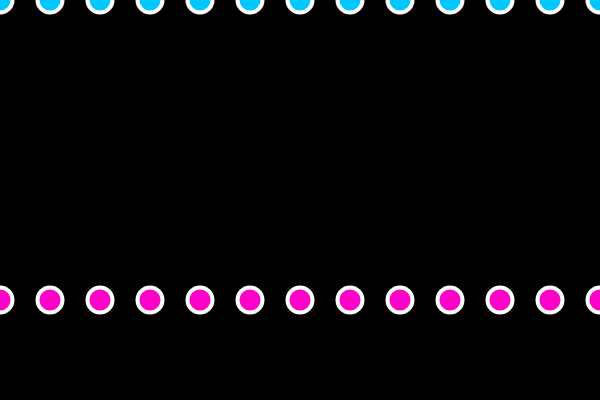
Frame 1 (no input)
Frame 60 (no input): identical to frame 1, image omitted
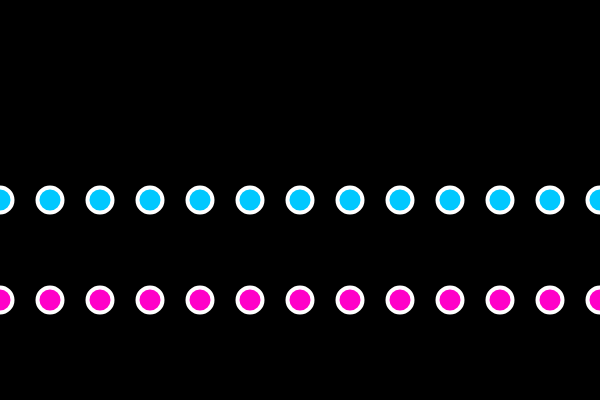
Frame 120 (the mouse pressed at the canvas centre since frame 60)

The p5.js sketch that drew these frames (run headless with seeded random() and noise() and a simulated clock; from frame 60 on, the mouse is pressed at the canvas centre):

// p5.js sketch
// ── sketch.js
// while and for Loops
// Code! Programming with p5.js
// The Coding Train / Daniel Shiffman
// https://thecodingtrain.com/beginners/p5js/4.1-while-for.html
// https://youtu.be/cnRD9o6odjk
// https://editor.p5js.org/codingtrain/sketches/1B6jhzI6

function setup() {
  createCanvas(600, 400);
}

function draw() {
  background(0);
  strokeWeight(4);
  stroke(255);

  let y = mouseY;
  let x = 0;
  while (x <= width) {
    fill(0, 200, 255);
    ellipse(x, y, 25, 25);
    x = x + 50;
  }

  for (let x = 0; x <= width; x += 50) {
    fill(255, 0, 200);
    ellipse(x, 300, 25, 25);
  }
}
